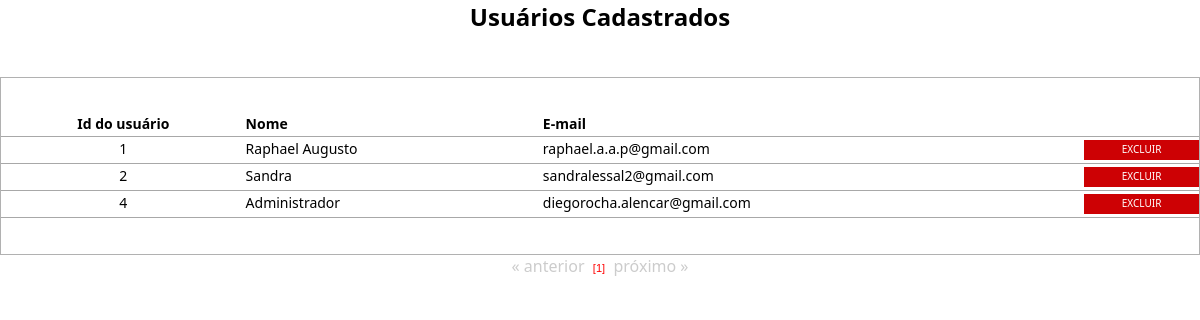
The app's page /visualiza_usuario.php (signed in) with its own data.
### tables this page shows
CREATE TABLE `usuario` (
  `id_usuario` int(10) unsigned NOT NULL AUTO_INCREMENT,
  `nome_usuario` varchar(200) DEFAULT NULL,
  `cpf_usuario` varchar(14) DEFAULT NULL,
  `end_usuario` varchar(500) DEFAULT NULL,
  `fixo_usuario` varchar(14) DEFAULT NULL,
  `cel_usuario` varchar(15) DEFAULT NULL,
  `email_usuario` varchar(100) DEFAULT NULL,
  `tipo_usuario` varchar(13) NOT NULL,
  `login_usuario` varchar(100) DEFAULT NULL,
  `senha_usuario` varchar(10) DEFAULT NULL,
  PRIMARY KEY (`id_usuario`)
);

### processos/database.php (called while the page is built, shortened)
<?php
function DBRead ($table, $params = null, $fields = '*') {
	$params = ($params) ? " {$params}" : null;
		$query = "SELECT {$fields} FROM {$table}{$params}";
		$result = DBExecute($query);
		if (!mysqli_num_rows($result))
			return false;
		else {
			while ($res = mysqli_fetch_assoc($result)) {
				$data[] = $res;
			}
			return $data;
		}
}
function DBExecute($query){
	$link = DBConnect();
	$result = @mysqli_query($link, $query) or die (mysqli_error($link));
	return $result;
}
?>

### visualiza_usuario.php (the view, shortened to what this page needs)
<!doctype html>
<html>
<head>
<link href="css/style.css" rel="stylesheet" type="text/css">
<link href="css/style.css" rel="stylesheet" type="text/css">
<link rel="stylesheet" href="css/menu.css">
</head>
<body>
<center><h2> Usuários Cadastrados</h2></center>
<br />
<br />
<table width="100%" border="0" cellpadding="0" cellspacing="0" class="table">
	<tr class="linha">
		<td class="linha" width="20%" align="center"><b>Id do usuário</b></td>
		<td class="linha"><b>Nome</b></td>
    <td class="linha"><b>E-mail</b></td>
    <td width="10%" align="center" class="linha"></td>
	</tr>
<?php
require 'processos/database.php';
  $numreg = 15;
  $inicial = $_GET['pg'] * $numreg;
	$usuario = DBRead ("usuario", "ORDER BY id_usuario ASC LIMIT $inicial, $numreg", "id_usuario, nome_usuario, email_usuario");
  foreach ($usuario as $user) {
		if ($user['nome_usuario'] == 'Administrador do Sistema') { echo "";}
		else {
		?>
	<tr onmouseover="ChangeColor(this, true);" onmouseout="ChangeColor(this, false);" onclick="DoNav('altera_usuario.php?id=<?php echo $user['id_usuario'];?>');">
		<td class="linha" align="center" valign="middle"><?php echo $user['id_usuario'];?></td>
		<td class="linha espaco" valign="middle"><?php echo $user['nome_usuario']; ?></td>
    <td class="linha espaco" valign="middle"><?php echo $user['email_usuario']; ?></td>
	  <td class="linha espaco" valign="middle">
        <span class="excluir">
            <a href="javascript:aviso('<?=$user['id_usuario'];?>');">Excluir</a>
        </span>
    </td>
  </tr>
<?php
		}
	}
?>
</table>
<center>
<?php
  require "paginacao.php";
?>
</center>
</body>
</html>

### css/style.css (style rules this page uses)
html { height: 89%; padding: 0; margin: 0; }
body { height: 99%; padding: 0; margin: 0; }
* { padding: 0; margin: 0; font-family: Segoe, "Segoe UI", "DejaVu Sans", "Trebuchet MS", Verdana, sans-serif; }
.table { width: 100%; border: 1px solid #B1B1B1; padding: 3% 0 3% 0; }
.table td { font-size: 14px; padding: 0 0 3px 5px; }
.linha { border-bottom: 1px solid hsla(0,0%,66%,1.00); padding: 5px 3px 3px 3px; }
.espaco { padding-left: 70px; }
a { color: #000000; text-decoration: none; font-size: 14px; }
.excluir a { width: auto; display: block; text-decoration: none; color: #FFFFFF; font-size: 10px; margin-top: 3px; padding: 2px 10px 4px 10px; background-color: #CD0104; transition: all 0.5s linear; -o-transition: all 0.5s linear; -webkit-transition: all 0.5s linear; -moz-transition: all 0.5s linear; text-transform: uppercase; border:none; outline: none; cursor: pointer; -webkit-appearance:none; text-align: center; }

### records on screen
usuario: id_usuario "1", nome_usuario "Raphael Augusto", email_usuario "raphael.a.a.p@gmail.com"
usuario: id_usuario "2", nome_usuario "Sandra", email_usuario "sandralessal2@gmail.com"
usuario: id_usuario "4", nome_usuario "Administrador", email_usuario "diegorocha.alencar@gmail.com"
